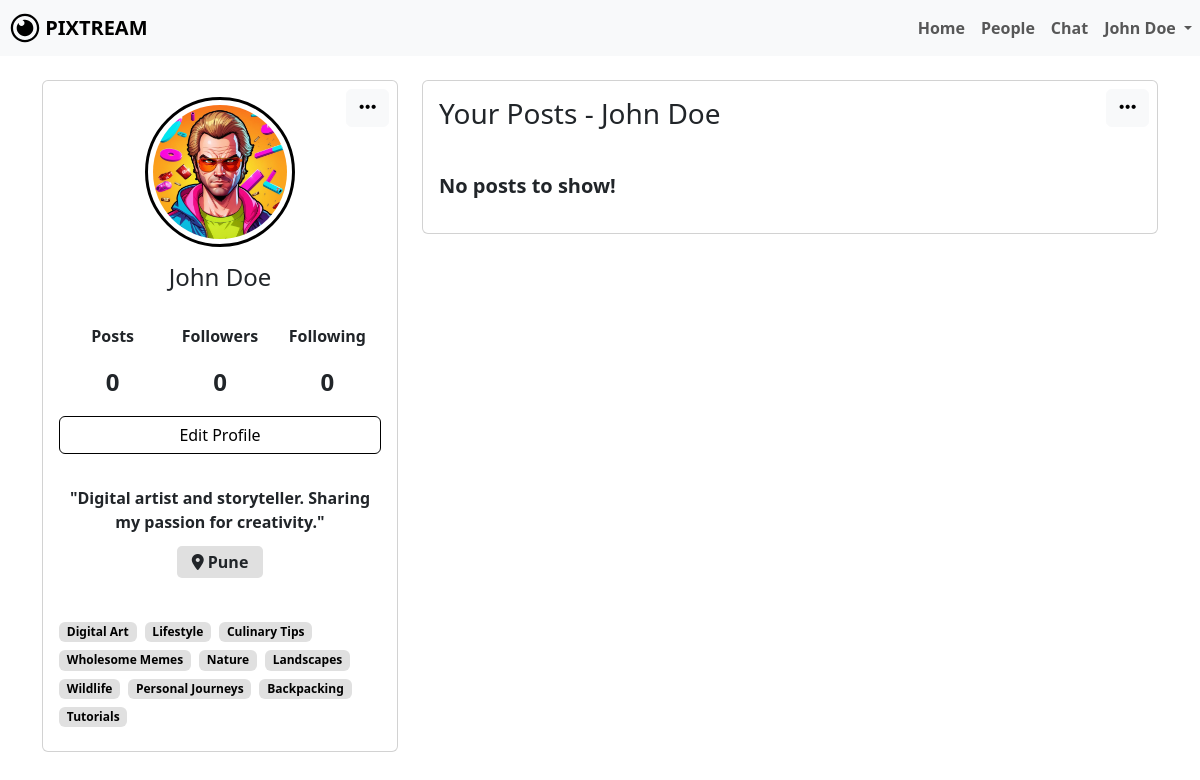
/profile.php (signed in), run on the app's committed database.
### tables this page shows
CREATE TABLE `users` (
  `id` bigint(20) NOT NULL,
  `name` varchar(100) DEFAULT NULL,
  `username` varchar(191) DEFAULT NULL,
  `email` varchar(191) DEFAULT NULL,
  `password` varchar(255) DEFAULT NULL,
  `bio` text DEFAULT NULL,
  `profile_picture` varchar(255) DEFAULT 'default.png',
  `location` varchar(255) DEFAULT NULL,
  `created_at` timestamp NOT NULL DEFAULT current_timestamp()
);

### profile.php (the view, shortened to what this page needs)
<?php
include 'dbconfig.php';
$username = $_SESSION['username'];
$sql = "SELECT * FROM users WHERE username='$username';";
$result = mysqli_query($conn, $sql);
$info = mysqli_fetch_assoc($result);
$id = $info['id'];
$name = $info['name'];
$profilePhoto = $info['profile_picture'] ?? 'default.png';
$followersSql = "SELECT COUNT(*) AS follower_count FROM follows WHERE followed_id='$id';";
$followersResult = mysqli_query($conn, $followersSql);
$followersCount = mysqli_fetch_assoc($followersResult)['follower_count'];
$followingSql = "SELECT COUNT(*) AS following_count FROM follows WHERE follower_id='$id';";
$followingResult = mysqli_query($conn, $followingSql);
$followingCount = mysqli_fetch_assoc($followingResult)['following_count'];
$postSql = "SELECT COUNT(*) FROM posts WHERE user_id = '$id';";
$postResult = mysqli_query($conn, $postSql);
$postInfo = mysqli_fetch_array($postResult);
$postCount = $postInfo[0];
$interests = [];
$sql = "SELECT o.option_name
        FROM user_selections us
        JOIN options o ON us.option_id = o.id
        WHERE us.user_id = (SELECT id FROM users WHERE username = ? LIMIT 1)";
$stmt = $conn->prepare($sql);
$stmt->bind_param("s", $username);
$stmt->execute();
$result = $stmt->get_result();
while ($row = $result->fetch_assoc()) {
    $interests[] = $row['option_name'];
}
$bioSql = "SELECT * FROM users WHERE username = '$username';";
$bioResult = mysqli_query($conn, $bioSql);
$bioInfo = mysqli_fetch_assoc($bioResult);
$bio = $bioInfo['bio'];
$location = $bioInfo['location'];
?>
<!DOCTYPE html>
<html lang="en">
<head>
    <link rel="stylesheet" href="node_modules/bootstrap/dist/css/bootstrap.min.css">
    <link rel="stylesheet" href="library-files/fontawesome/css/all.min.css">
    <link rel="stylesheet" href="assets/css/me.css">
</head>
<body>
    <nav class="navbar navbar-expand-lg navbar-light bg-light">
        <a class="navbar-brand" href="dashboard.php">
            <img src="assets/img/LOGO.svg" width="30" height="30" class="d-inline-block align-top" alt="" id="dash-icon">
            <b>PIXTREAM</b>
        </a>
        <div class="collapse navbar-collapse" id="navbarNavDropdown">
            <ul class="navbar-nav ms-auto">
                <li class="nav-item active">
                    <a class="nav-link" href="dashboard.php"><b>Home</b><span class="sr-only"></span></a>
                </li>
                <li class="nav-item active">
                    <a class="nav-link" href="people.php"><b>People</b><span class="sr-only"></span></a>
                </li>
                <li class="nav-item active">
                    <a class="nav-link" href="chat.php"><b>Chat</b><span class="sr-only"></span></a>
                </li>
                <li class="nav-item dropdown">
                    <a class="nav-link dropdown-toggle" href="#" id="navbarDropdownMenuLink" role="button" data-bs-toggle="dropdown" aria-expanded="false">
                        <b><?php echo $name; ?></b>
                    </a>
                </li>
            </ul>
        </div>
    </nav> <br>
    <div class="container">
        <div class="main-body">
            <div class="row gutters-sm">
                <div class="col-md-4 mb-3">
                    <div class="card h-100 position-relative">
                        <div class="card-body d-flex flex-column">
                            <div class="dropdown position-absolute top-0 end-0 p-2">
                                <button class="btn btn-light custom-dropdown-btn" type="button" id="dropdownMenuButton" data-bs-toggle="dropdown" aria-expanded="false">
                                    <i class="fa-solid fa-ellipsis custom-ellipsis"></i>
                                </button>
                            </div>
                            <div class="d-flex flex-column align-items-center text-center">
                                <div class="profile-img-container">
                                    <img src="profile_picture/<?php echo $profilePhoto; ?>" alt="Profile Photo" class="rounded-circle" width="150">
                                </div>
                                <div class="mt-3 mb-4">
                                    <h4><?php echo $name; ?></h4>
                                </div>
                                <div class="d-flex justify-content-around stats">
                                    <div class="stat">
                                        <p><b>Posts</b></p>
                                        <p><?php echo $postCount; ?></p>
                                    </div>
                                    <div class="stat" data-bs-toggle="modal" data-bs-target="#followersModal">
                                        <p><b>Followers</b></p>
                                        <p><?php echo $followersCount; ?></p>
                                    </div>
                                    <div class="stat" data-bs-toggle="modal" data-bs-target="#followingModal">
                                        <p><b>Following</b></p>
                                        <p><?php echo $followingCount; ?></p>
                                    </div>
                                </div>
                                <div class="w-100 mb-3">
                                    <a href="user_details.php">
                                        <button type="button" class="btn mybtn-outline w-100">Edit Profile</button>
                                    </a>
                                </div>
                                <div class="mt-3 bio-text text-start">
                                    <p><?php echo nl2br(htmlspecialchars($bio)); ?></p>
                                    <span class="mt-3 profile-location">
                                        <i class="fa-solid fa-location-dot"></i> <?php echo $location; ?>
                                    </span>
                                </div>
                                <div class="mt-5 profile-interest">
                                    <div class="d-flex flex-wrap">
                                        <?php foreach ($interests as $interest): ?>
                                            <span class="badge mybadge2 me-2 mb-2"><?php echo htmlspecialchars($interest); ?></span>
                                        <?php endforeach; ?>
                                    </div>
                                </div>
                            </div>
                        </div>
                    </div>
                </div>
                <div class="col-md-8">
                    <div class="row gutters-sm">
                        <div class="col-sm-12 mb-3">
                            <div class="card h-100">
                                <div class="card-body">
                                    <div class="dropdown position-absolute top-0 end-0 p-2">
                                        <button class="btn btn-light custom-dropdown-btn" type="button" id="dropdownMenuButton" data-bs-toggle="dropdown" aria-expanded="false">
                                            <i class="fa-solid fa-ellipsis custom-ellipsis"></i>
                                        </button>
                                    </div>
                                    <h3 class="d-flex align-items-center mb-3">Your Posts - <?php echo $name; ?></h3>
                                    <div class="media-grid">
                                        <?php
                                        $posts = [];
                                        if (empty($posts))
                                        {
                                            echo "<p class='fs-5 mt-4'><b>No posts to show!</b></p>";
                                        }
                                            ?>
                                    </div>
                                </div>
                            </div>
                        </div>
                    </div>
                </div>
            </div>
        </div>
    </div>
</body>
</html>

### assets/css/me.css (style rules this page uses)
:root { --bs-body-font-weight: 400; }
body { color: black !important; }
li { cursor: pointer; }
.mybtn-outline { border: 1px solid black; color: black; }
.mybadge2 { background-color: #e0e0e0 !important; font-size: 12px; color: black; }
.bio-text { text-align: center !important; font-weight: bolder; }
.profile-location { background-color: #e0e0e0 !important; padding: 5px 15px; border-radius: 5px; }
a { color: inherit; text-decoration: none; }
#dash-icon { margin-left: 10px; }
.rounded-circle { border: 3px solid #000000; padding: 5px; }
.profile-img-container { position: relative; display: inline-block; }
.profile-img-container img { border-radius: 50%; }
.custom-ellipsis { font-size: 1.2rem; }
.stats { display: flex; justify-content: space-around; width: 100%; }
.stat { text-align: center; flex: 1; cursor: pointer; }
.stat p:nth-of-type(2) { font-size: 1.5rem; font-weight: 600; }
.media-grid { display: flex; flex-wrap: wrap; gap: 10px; }

### data on the page
users: name "John Doe", profile_picture (picture), bio "\"Digital artist and storyteller. Sharing my passion for creativity.\"", location "Pune"

### other printed values
$postCount "0"
$followersCount "0"
$followingCount "0"
$interest "Digital Art"
$interest "Lifestyle"
$interest "Culinary Tips"
$interest "Wholesome Memes"
$interest "Nature"
$interest "Landscapes"
$interest "Wildlife"
$interest "Personal Journeys"
$interest "Backpacking"
$interest "Tutorials"
